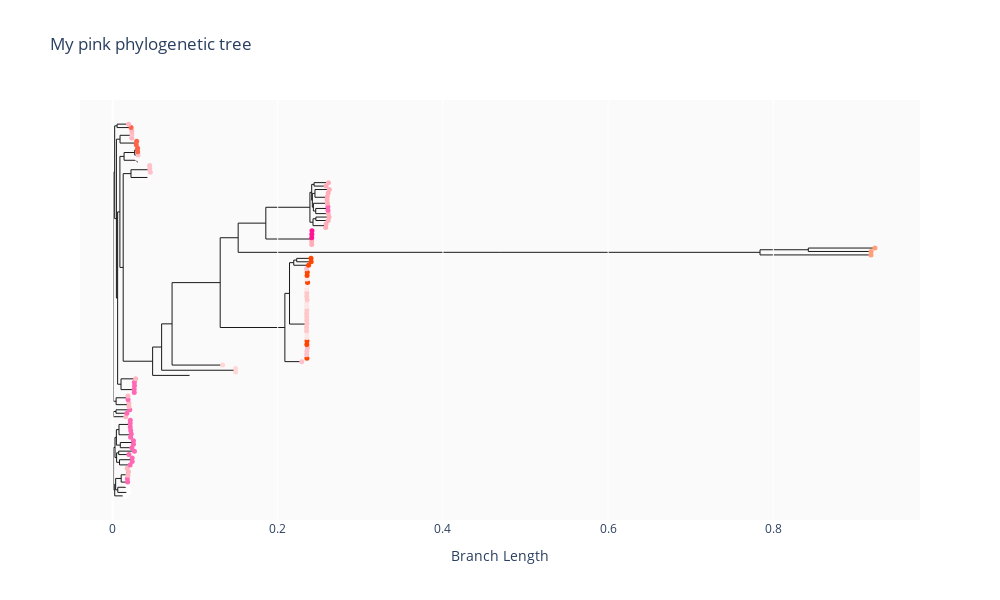

Here is the notebook cell this chart was saved with:
### Markdown cell above
### Using custom colors

If you're experiencing issues with random colors not suiting your preferences, and you wish to maintain a consistent color scheme in your publication, consider specifying your preferred colors. For instance, if you're a passionate fan of the color pink, you can supply a list of RGB color codes corresponding to your chosen shades.

### Code cell
MY_COLORS =  [
    "rgb(255, 182, 193)", "rgb(255, 174, 185)", "rgb(255, 160, 122)", "rgb(255, 99, 71)",
    "rgb(255, 69, 0)", "rgb(255, 20, 147)", "rgb(255, 105, 180)", "rgb(255, 192, 203)",
    "rgb(255, 182, 193)", "rgb(255, 192, 203)", "rgb(255, 200, 200)", "rgb(255, 215, 215)",
    "rgb(255, 230, 230)", "rgb(255, 240, 240)", "rgb(255, 250, 250)","rgb(255, 255, 255)"
]
tree_plot3 = phyloworld.create_phylotree(tree, metadata,
                                         title = "My pink phylogenetic tree",
                                         colors = MY_COLORS,
                                         include_confidence=False)
tree_plot3.show()
